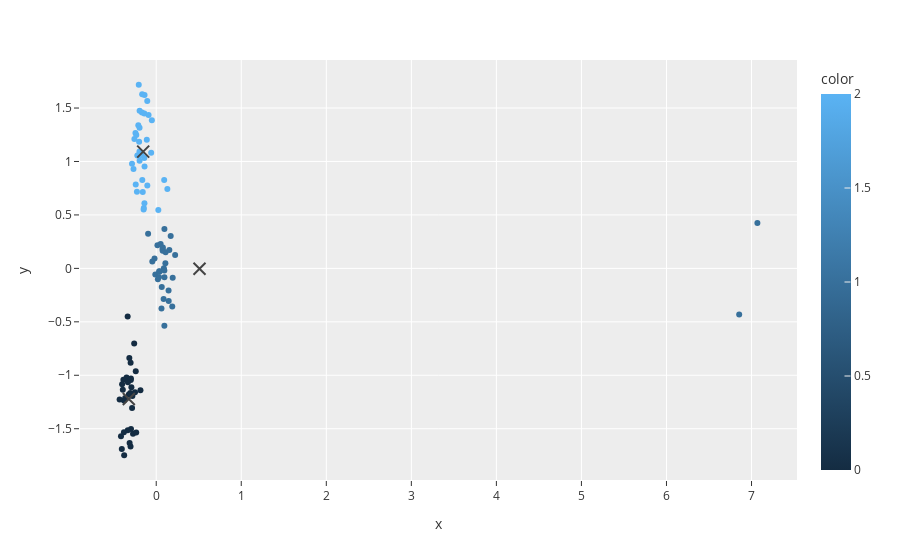

Notebook code for this chart:
### Code cell
fig = px.scatter(x=x_train_scaled[:, 0], y=x_train_scaled[:, 1], color=kmeans.labels)
fig.add_scatter(x=kmeans.centroids[:, 0], y=kmeans.centroids[:, 1],
                mode='markers', marker_size=12, marker_color='black', marker_symbol='x-thin', marker_line_width=2, showlegend=False)
fig.show()
